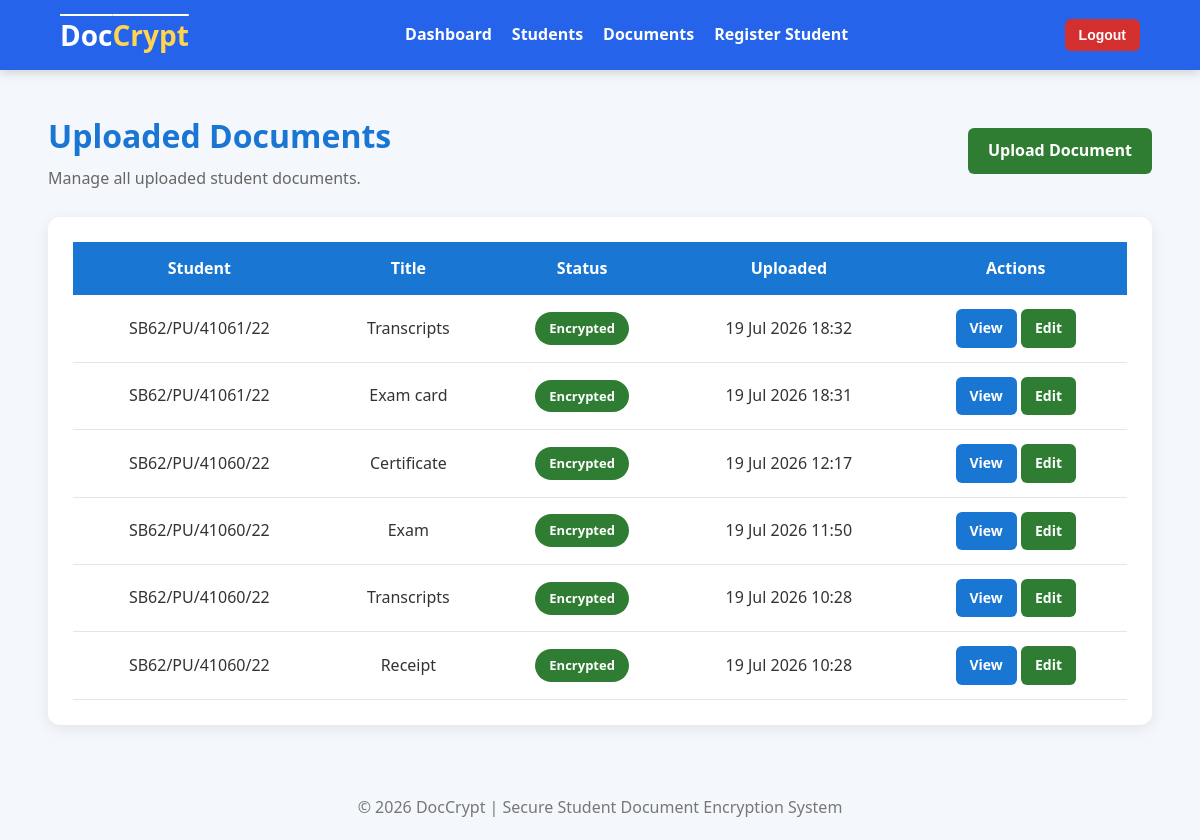
The app's page /documents/documents/ (signed in), older data.
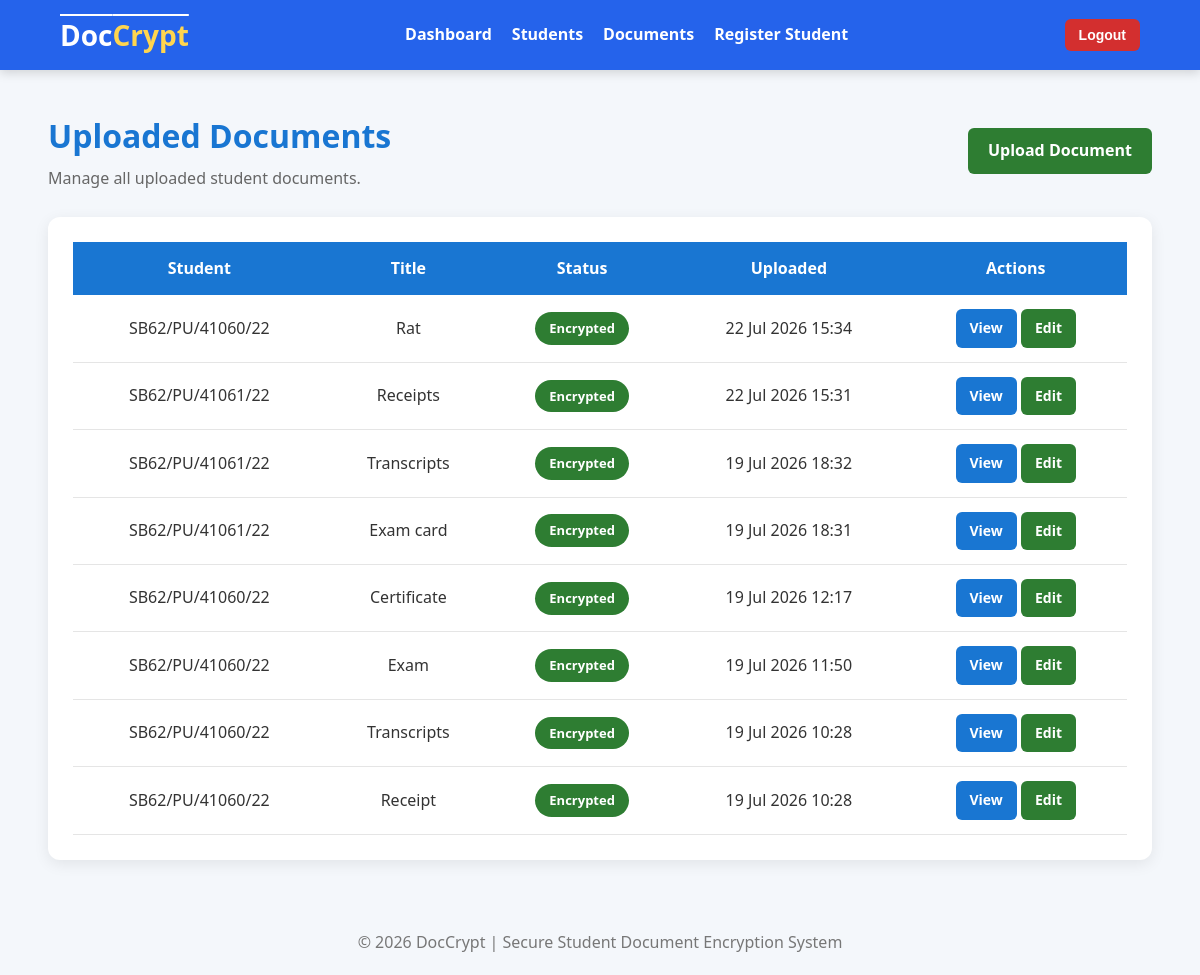
The same page, newer data.
### documents/models.py (models this page shows, shortened)
class Document(models.Model):
    class Status(models.TextChoices):
        PENDING = "PENDING", "Pending"
        ENCRYPTED = "ENCRYPTED", "Encrypted"
    student = models.ForeignKey(Student, on_delete=models.CASCADE, related_name="documents")
    uploaded_by = models.ForeignKey(CustomUser, on_delete=models.SET_NULL, null=True, related_name="uploaded_documents")
    title = models.CharField( max_length=255)
    original_file = models.FileField(upload_to="documents/original/")
    encrypted_file = models.FileField(upload_to="documents/encrypted/", null=True, blank=True)
    encrypted_key = models.BinaryField(null=True, blank=True)
    status = models.CharField(max_length=30, choices=Status.choices, default=Status.PENDING, db_index=True)
    uploaded_at = models.DateTimeField(auto_now_add=True)
    encrypted_at = models.DateTimeField(null=True, blank=True)
    class Meta:
        ordering = ["-uploaded_at"]
        verbose_name = "Document"
        verbose_name_plural = "Documents"

### student/models.py (models this page shows, shortened)
class Student(models.Model):
    class Status(models.TextChoices):
        ACTIVE = "ACTIVE", "Active"
        DEFERRED = "DEFERRED", "Deferred"
        GRADUATED = "GRADUATED", "Graduated"
    user = models.OneToOneField(CustomUser,on_delete=models.CASCADE,related_name="student")
    admission_number = models.CharField(max_length=25,unique=True)
    first_name = models.CharField(max_length=50)
    last_name = models.CharField(max_length=50)
    phone_number = models.CharField(max_length=15,blank=True)
    programme = models.CharField(max_length=50)
    department = models.CharField(max_length=50)
    year_of_study = models.PositiveSmallIntegerField(default=1)
    status = models.CharField(max_length=25,choices=Status.choices, default=Status.ACTIVE)
    class Meta:
        ordering = ["admission_number"]
        verbose_name = "Student"
        verbose_name_plural = "Students"

### documents/views.py (the view)
# urls.py: path("documents/", views.document_list, name="document_list"),
@login_required
def document_list(request):
    if not request.user.is_admin:
        return HttpResponseForbidden(request, "This page is only accessible to administrators.")
    documents = Document.objects.select_related("student").all()
    context = {"documents": documents}
    return render(request, "documents/documents_list.html", context)

### users/models.py (called while the page is built)
    @property
    def is_admin(self):
        return self.role == self.Role.ADMIN or self.is_superuser

### documents/templates/documents/documents_list.html (shortened to what this page needs)
{% extends "users/base.html" %}
{% block content %}
<div class="page-header">
    <div>
        <h1>Uploaded Documents</h1>
        <p>
            Manage all uploaded student documents.
        </p>
    </div>
    <a
        href="{% url 'upload_document' %}"
        class="btn btn-success">
        Upload Document
    </a>
</div>
<div class="card">
    <table>
        <thead>
            <tr>
                <th>Student</th>
                <th>Title</th>
                <th>Status</th>
                <th>Uploaded</th>
                <th>Actions</th>
            </tr>
        </thead>
        <tbody>
        {% for document in documents %}
            <tr>
                <td>
                    {{ document.student.admission_number }}
                </td>
                <td>
                    {{ document.title }}
                </td>
                <td>
                    {% if document.status == "ENCRYPTED" %}
                        <span class="badge badge-success">
                            {{ document.get_status_display }}
                        </span>
                    {% else %}
                        <span class="badge badge-warning">
                            {{ document.get_status_display }}
                        </span>
                    {% endif %}
                </td>
                <td>
                    {{ document.uploaded_at|date:"d M Y H:i" }}
                </td>
                <td>
                    <a
                        href="{% url 'document_detail' document.id %}"
                        class="btn btn-primary btn-small">
                        View
                    </a>
                    <a
                        href="{% url 'edit_document' document.id %}"
                        class="btn btn-success btn-small">
                        Edit
                    </a>
                </td>
            </tr>
        {% empty %}
            <tr>
                <td colspan="5">
                    No uploaded documents.
                </td>
            </tr>
        {% endfor %}
        </tbody>
    </table>
</div>
{% endblock %}

### users/templates/users/base.html (shortened to what this page needs)
{% load static %}
<!DOCTYPE html>
<html lang="en">
<head>
    <metaname="viewport"content="width=device-width, initial-scale=1.0">
    <link rel="stylesheet" href="{% static 'css/style.css' %}">
</head>
<body>
    <header>
        <div class="navbar">
            <div class="logo">
                <a href="{% url 'dashboard' %}">
                    Doc<span>Crypt</span>
                </a>
            </div>
            {% if request.user.is_authenticated %}
            <nav>
                {% if request.user.is_admin %}
                    <a href="{% url 'dashboard' %}">
                        Dashboard
                    </a>
                    <a href="{% url 'student_list' %}">
                        Students
                    </a>
                    <a href="{% url 'document_list' %}">
                        Documents
                    </a>
                    <a href="{% url 'register_student' %}">
                        Register Student
                    </a>
                {% endif %}
            </nav>
            <div class="user-menu">
                <form method="post" action="{% url 'logout' %}" class="logout-form">
                    <button type="submit" class="btn btn-danger btn-small">
                        Logout
                    </button>
                </form>
            </div>
            {% endif %}
        </div>
    </header>
    <main class="container">
        {% block content %}
        {% endblock %}
    </main>
    <footer>
        <p>
            © {% now "Y" %} DocCrypt |
            Secure Student Document Encryption System
        </p>
    </footer>
</body>
</html>

### static/css/style.css (style rules this page uses)
* { margin:0; padding:0; box-sizing:border-box; }
body { font-family:"Segoe UI",Tahoma,Geneva,Verdana,sans-serif; background:#f4f7fb; color:#333; line-height:1.6; }
.container { width:92%; max-width:1200px; margin:40px auto; }
header { background:#2563eb; color:white; box-shadow:0 3px 10px rgba(0,0,0,.15); }
.navbar { width:90%; max-width:1200px; margin:auto; display:flex; justify-content:space-between; align-items:center; height:70px; }
.logo a { color:white; font-size:28px; font-weight:bold; text-decoration: overline; }
.logo span { color:#ffd54f; }
nav { display:flex; gap:20px; }
nav a { color:white; font-weight:600; text-decoration: none; }
.user-menu { display:flex; align-items:center; gap:15px; color:white; }
.page-header { display:flex; justify-content:space-between; align-items:center; margin-bottom:25px; }
.page-header h1 { color:#1976d2; margin-bottom:5px; }
.page-header p { color:#666; }
.card { background:white; border-radius:12px; padding:25px; margin-bottom:25px; box-shadow:0 4px 15px rgba(0,0,0,.08); }
.btn { display:inline-flex; align-items:center; justify-content:center; gap:8px; padding:10px 20px; border:none; border-radius:6px; cursor:pointer; text-decoration:none; font-weight:600; transition:.3s; }
.btn-primary { background:#1976d2; color:white; }
.btn-success { background:#2e7d32; color:white; }
.btn-danger { background:#d32f2f; color:white; }
.btn-small { padding:8px 14px; font-size:14px; }
table { width:100%; border-collapse:collapse; }
th { background:#1976d2; color:white; padding:14px; text-align:center; }
td { padding:14px; border-bottom:1px solid #e5e5e5; text-align: center; }
.badge { display:inline-block; padding:6px 14px; border-radius:30px; color:white; font-size:13px; font-weight:600; }
.badge-success { background:#2e7d32; }
footer { margin-top:50px; padding:20px 0; color: #777; text-align:center; }
form { width:100%; }

Row changes from the older to the newer data that the page shows:
added Document: student.admission_number "SB62/PU/41060/22", title "Rat", status "Encrypted", uploaded_at "22 Jul 2026 15:34"
added Document: student.admission_number "SB62/PU/41061/22", title "Receipts", status "Encrypted", uploaded_at "22 Jul 2026 15:31"
